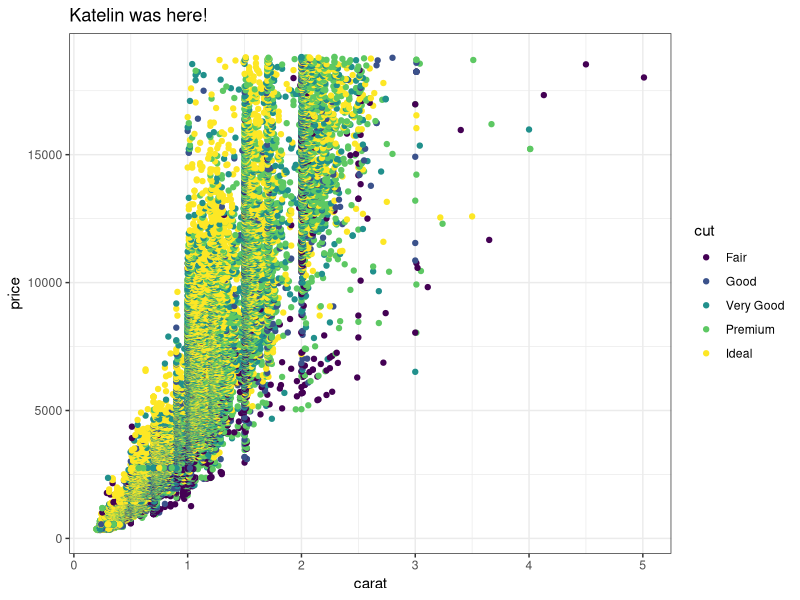
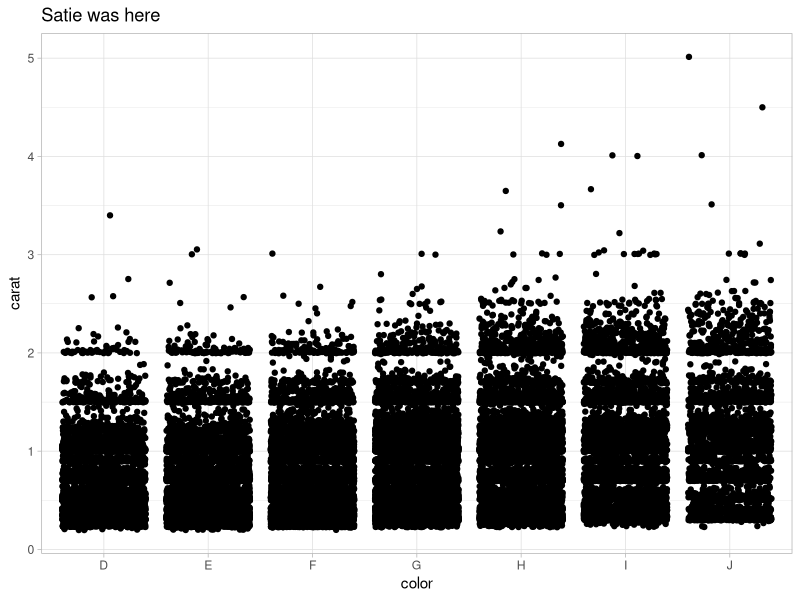
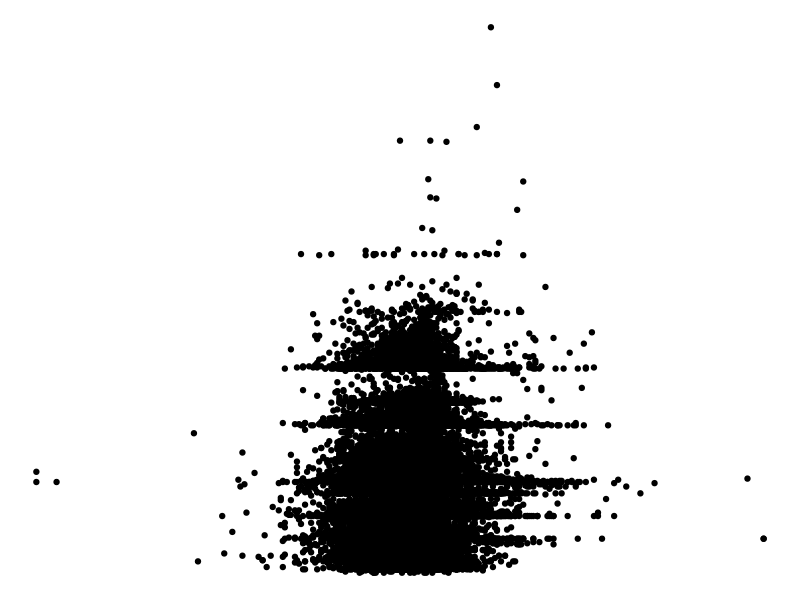
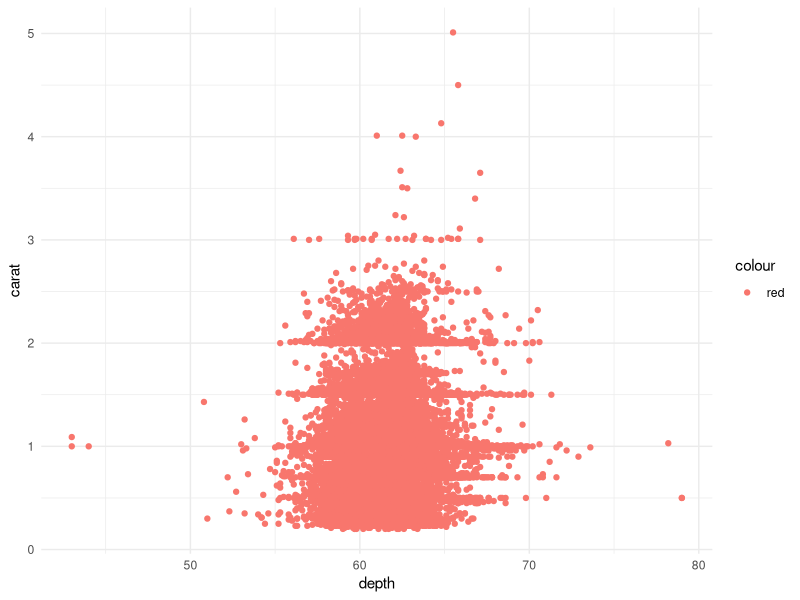

Write the R code that produced these figures, in order.
## ---- chunk 1
knitr::opts_chunk$set(echo = TRUE)
library(tidyverse)
## ---- chunk 2
# Partner 1: 
# Run the code below to see the original graph
# Change the code below to make the point color change based on 'cut', and update the theme to theme_bw(). Update the title to include your first name. 

ggplot(data = diamonds, aes(x = carat, y = price)) +
  geom_point(aes(color= cut)) +
  theme_bw() +
  labs(title = "Katelin was here!")
## ---- chunk 3
# Partner 2: 
# Run the code below to see the original graph
# Change the code below to make the geom a geom_jitter, and update the theme to theme_light. Update the title to include your first name. 

ggplot(data = diamonds, aes(x = color, y = carat)) +
  geom_jitter() +
  theme_light() +
  labs(title = "Satie was here")
# try one more time!
## ---- chunk 4
ggplot(data = diamonds, aes(x = depth, y = carat)) +
  geom_point() +
  theme_void()
  theme_bw()
  6+6 # some basic math
# let's see if this conflict occurs!
# Satie was here

# Breaking things!!!! 

## ---- chunk 5
# Satie's new plot
ggplot(data = diamonds, aes(x = depth, y = carat)) +
  geom_point(aes(color="red")) +
  theme_minimal()
